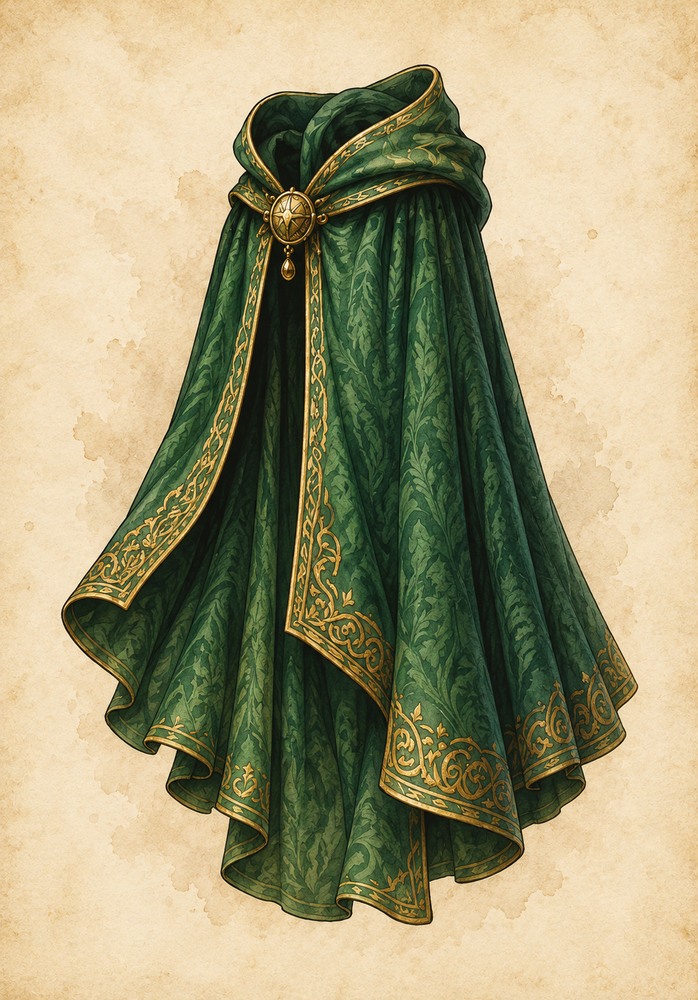
#> input picture dist/client/assets/cloak.png, 698 x 1000 px, shrunk from 1048 x 1501 before the run, found by its file name
$ python cutout_cloak.py
#> lines starting #> are read from the running program, lines starting #| are printed output that depends on the picture; after the words box and inside, x2 and y2 are one past the last pixel; in counts of white or black regions, pixels touching at a corner belong together
from pathlib import Path

import numpy as np
from PIL import Image, ImageFilter

assets = Path(__file__).resolve().parents[1] / 'public' / 'assets'
source = Image.open(assets / 'cloak.png').convert('RGB')
#> source is the input picture: PIL image 698x1000 RGB; mean R, G, B 162.7, 155.5, 120.1
pixels = np.asarray(source).astype(np.float32)
r, g, b = pixels[..., 0], pixels[..., 1], pixels[..., 2]
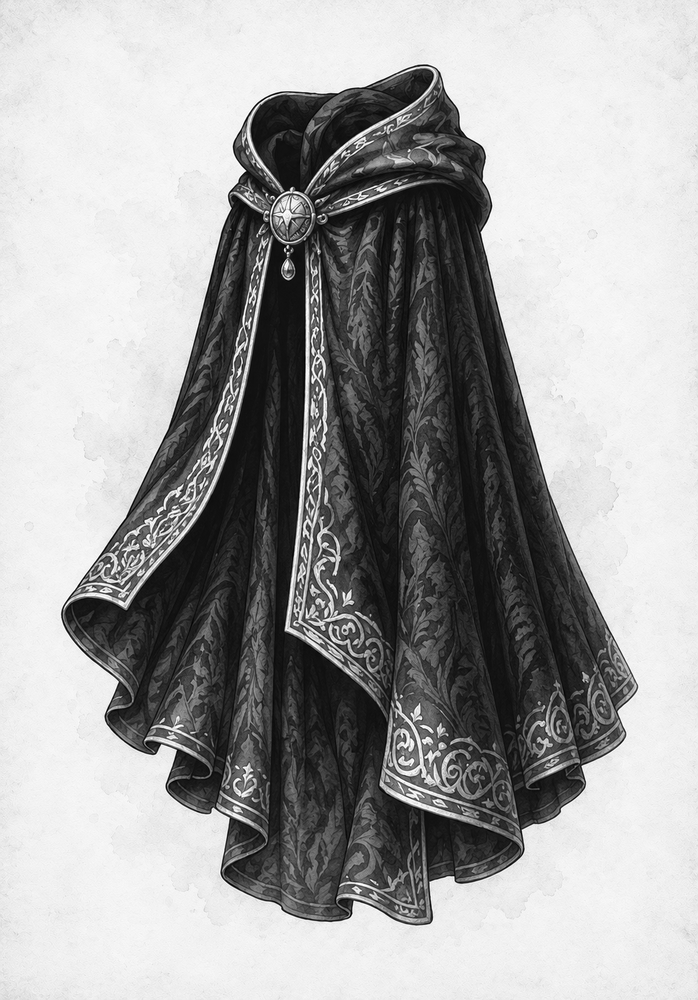
#> r: shape (1000, 698) float32; min 0, max 255, mean 162.7
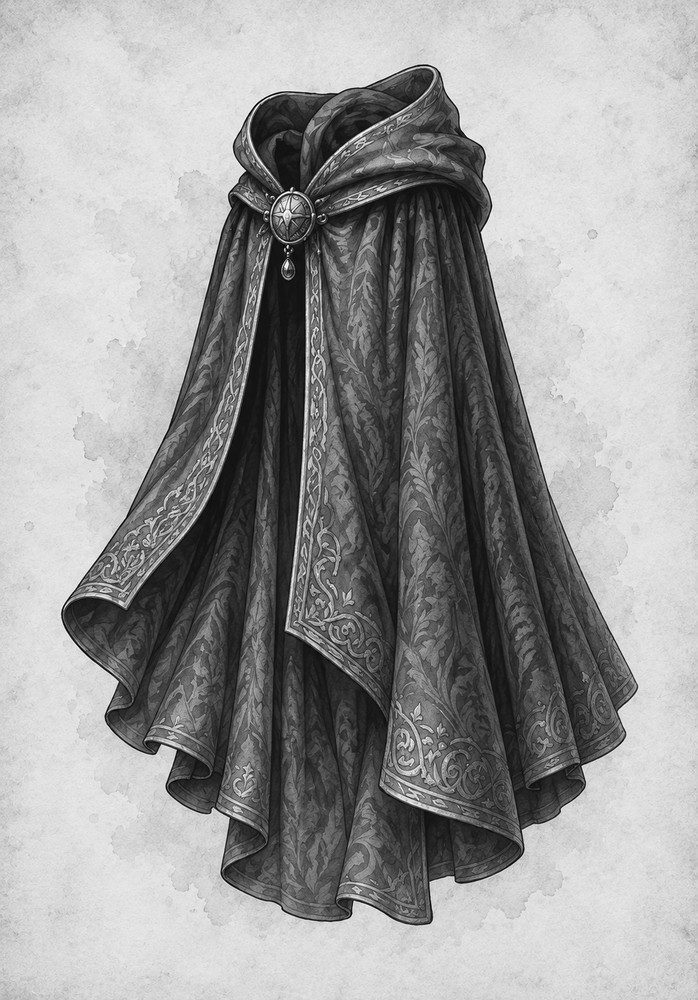
#> g: shape (1000, 698) float32; min 0, max 255, mean 155.5
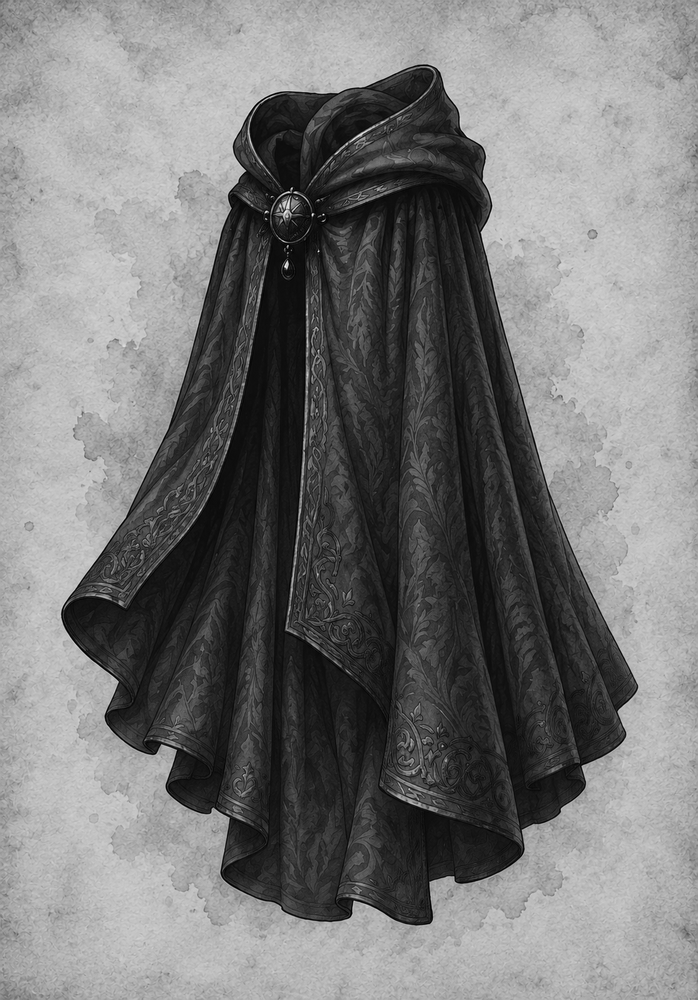
#> b: shape (1000, 698) float32; min 0, max 254, mean 120.1
green = (g > r * 1.08) & (g > b * 1.04) & (g < 165)
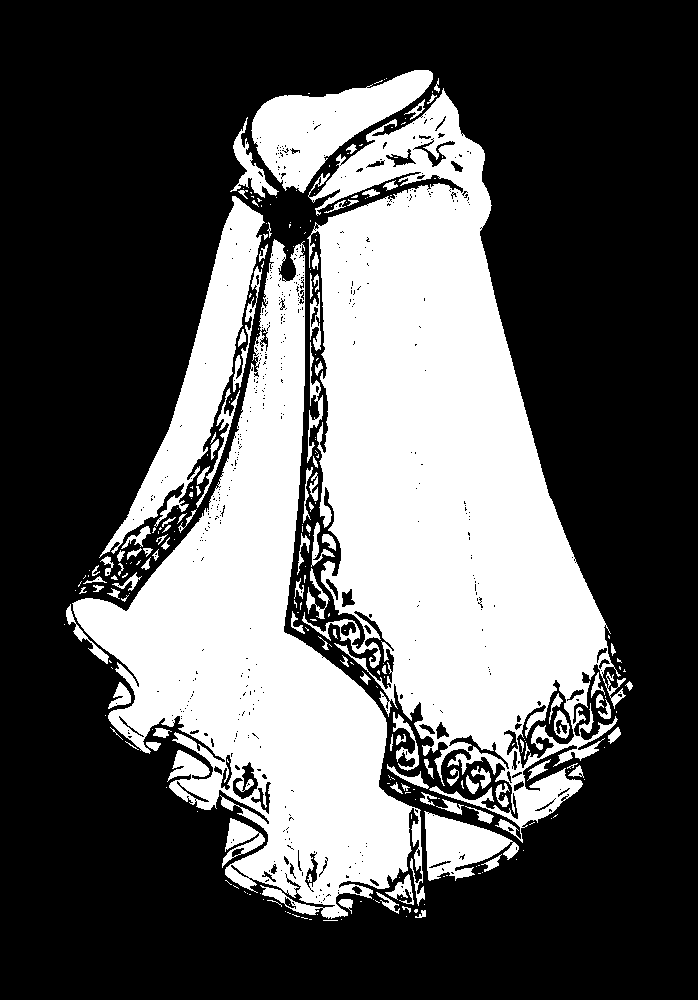
#> green: shape (1000, 698) bool; 35.3% white; 271 white regions (166 under 20 px), largest, box (x1, y1, x2, y2) and area: (302, 88, 626, 843) 122715, (72, 239, 425, 919) 83105, (99, 196, 265, 558) 13519
height, width = green.shape
#> height = 1000; width = 698
mask = np.zeros((height, width), dtype=np.uint8)
for y in range(height):
    xs = np.flatnonzero(green[y])
    if len(xs) > 8:
        left, right = int(np.quantile(xs, .01)), int(np.quantile(xs, .99))
        mask[y, max(0, left - 6):min(width, right + 7)] = 255
#> this loop made 1000 passes
#> (left, right) on passes 71 to 82: (414, 427), (411, 429), (408, 430), (405, 431), (402, 431), (400, 431), (397, 431), (395, 431), (388, 435), (387, 435), (381, 434), (379, 437)
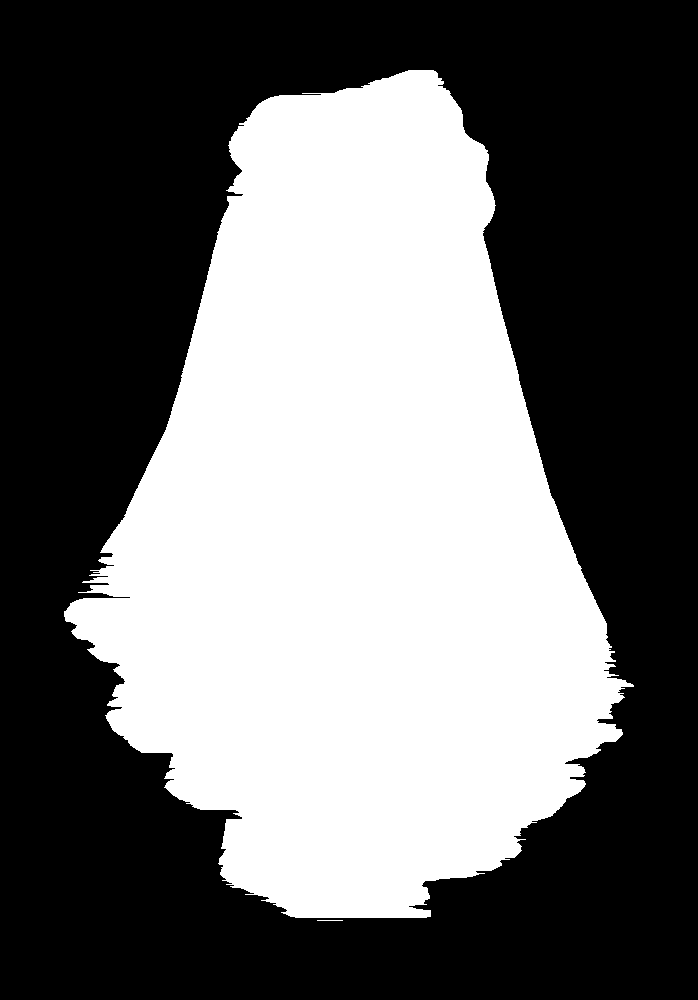
#> mask: shape (1000, 698); 42.9% white; 2 white regions, box (x1, y1, x2, y2) and area: (64, 70, 634, 918) 299264, (317, 920, 343, 921) 26
alpha = Image.fromarray(mask).filter(ImageFilter.GaussianBlur(4))
cutout = source.convert('RGBA')
cutout.putalpha(alpha)
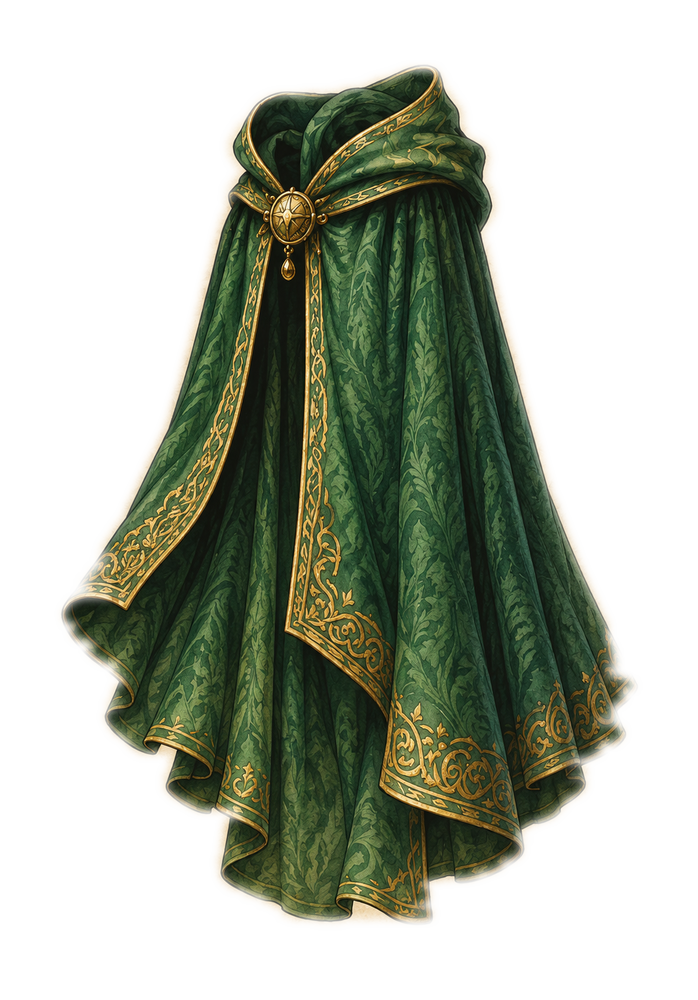
#> cutout: PIL image 698x1000 RGBA; mean R, G, B, A 162.7, 155.5, 120.1, 109.3; transparent parts drawn white
cutout.save(assets / 'cloak-cutout.png')

$ run again, with dist/client/assets/header-merchant.png copied over dist/client/assets/cloak.png
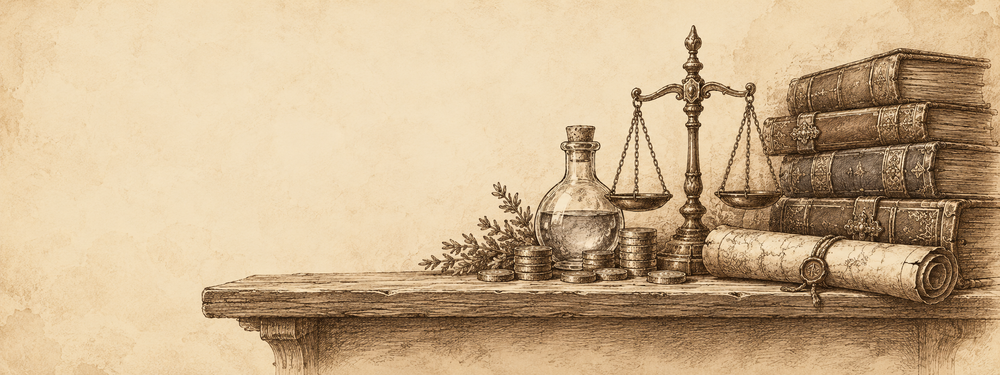
#> input picture dist/client/assets/header-merchant.png, 1000 x 375 px, shrunk from 2048 x 768 before the run, found by its file name
#> source is the input picture: PIL image 1000x375 RGB; mean R, G, B 202.2, 176.1, 140.6
#> `r, g, b = pixels[..., 0], pixels[..., 1], pixels[..., 2]`:
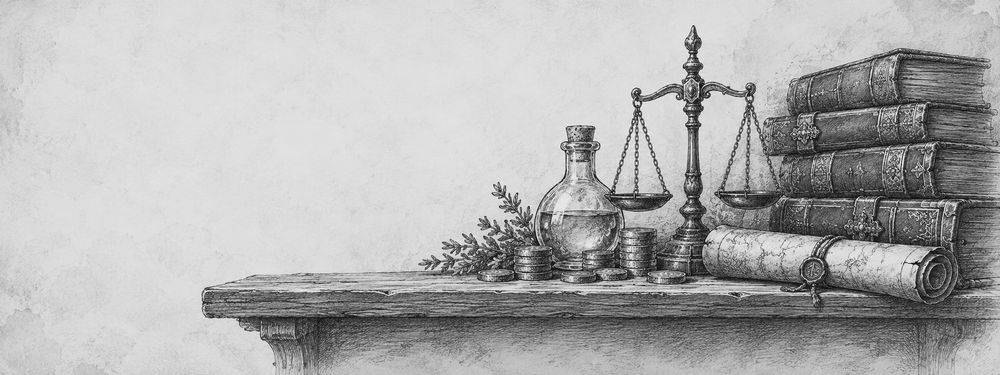
#> g: shape (375, 1000) float32; min 0, max 248, mean 176.1
#> `r, g, b = pixels[..., 0], pixels[..., 1], pixels[..., 2]`:
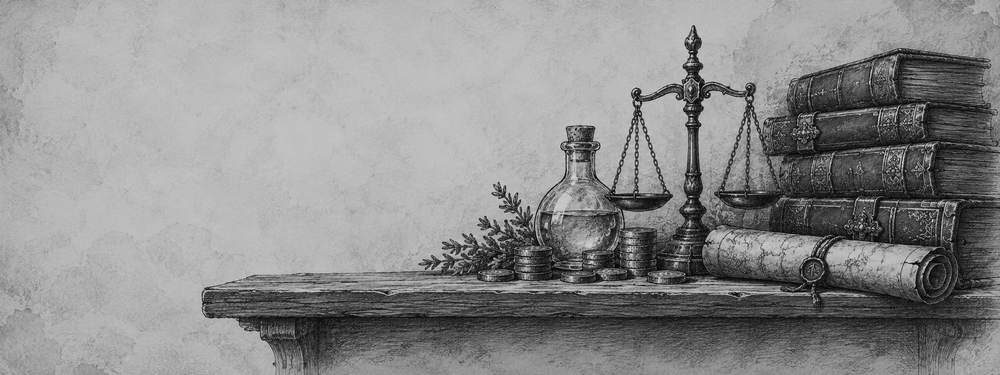
#> b: shape (375, 1000) float32; min 0, max 218, mean 140.6
#> green: shape (375, 1000) bool; every value is 0
